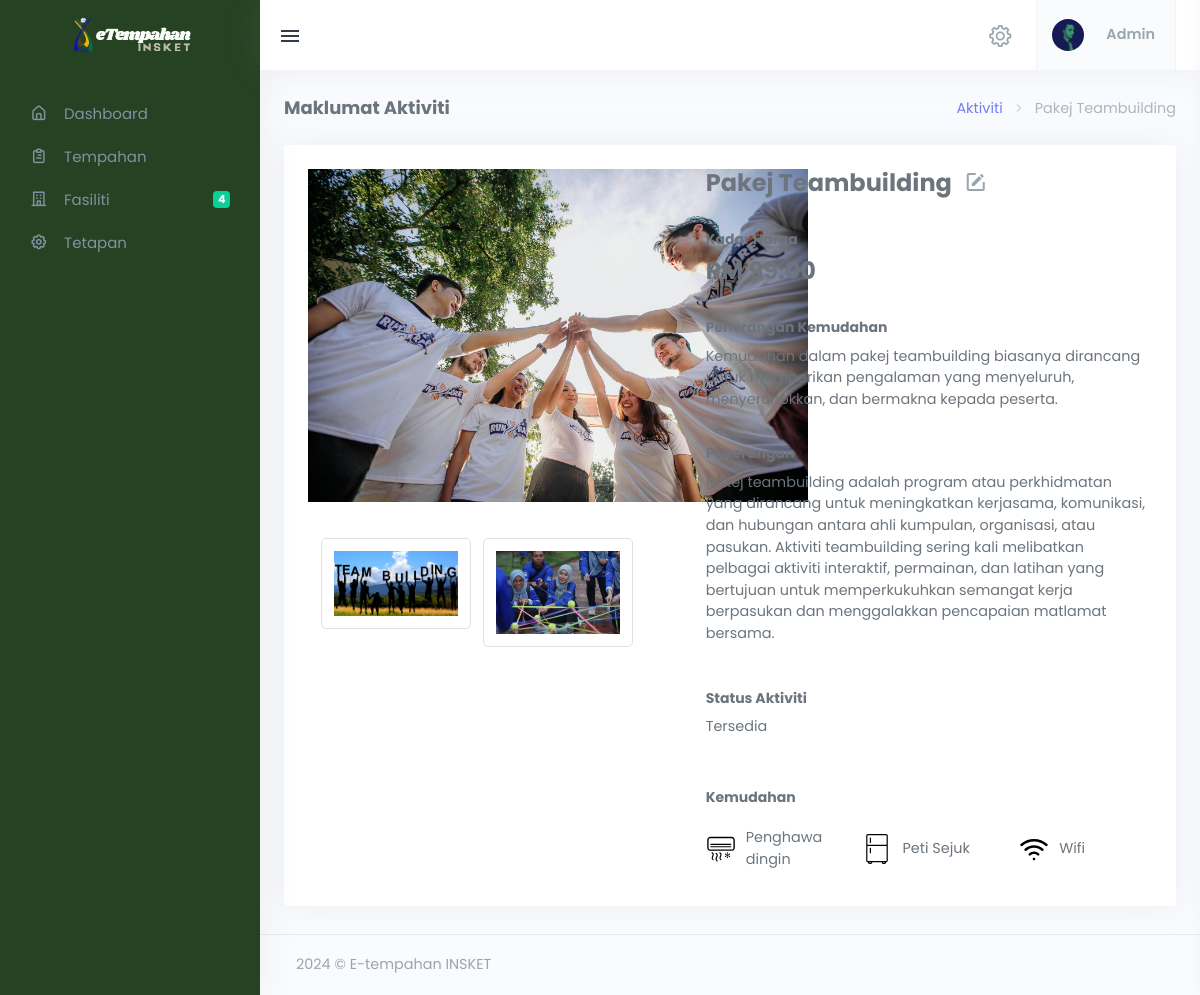
The app's page /adminDashboard/aktiviti_details.php?id_aktiviti=22 with its own data.
### tables this page shows
CREATE TABLE `aktiviti` (
  `id_aktiviti` int(11) NOT NULL,
  `nama_aktiviti` varchar(50) NOT NULL,
  `kadar_harga` decimal(10,2) NOT NULL,
  `penerangan_kemudahan` varchar(500) NOT NULL,
  `penerangan` varchar(550) NOT NULL,
  `status_aktiviti` enum('Tersedia','Tidak Tersedia') NOT NULL
);

CREATE TABLE `aktiviti_pic` (
  `id_gambar` int(11) NOT NULL,
  `jenis_gambar` varchar(50) NOT NULL,
  `url_gambar` text NOT NULL,
  `id_aktiviti` int(11) NOT NULL
);

CREATE TABLE `kemudahan` (
  `id_kemudahan` int(11) NOT NULL,
  `nama` varchar(25) NOT NULL,
  `icon_url` varchar(100) NOT NULL
);

### adminDashboard/aktiviti_details.php (the view, shortened to what this page needs)
<?php
include 'db-connect.php';
include 'controller/get_aktiviti.php';
?>
<!DOCTYPE html>
<html lang="en">
	<head>
        <link href="assets/css/vendor/dataTables.bootstrap5.css" rel="stylesheet" type="text/css" />
        <link href="assets/css/vendor/responsive.bootstrap5.css" rel="stylesheet" type="text/css" />
        <link href="assets/css/icons.min.css" rel="stylesheet" type="text/css" />
        <link href="assets/css/app.min.css" rel="stylesheet" type="text/css" id="app-style"/>
    </head>
    <body class="" data-layout-color="light" data-leftbar-theme="dark" data-layout-mode="fluid" data-rightbar-onstart="true">
        <div class="wrapper">
           <?php include 'partials/left-sidemenu.php';?>
            <div class="content-page">
                <div class="content">
					<?php include 'partials/topbar.php'; ?>
                    <div class="container-fluid">
					<?php
						if (isset($_GET['id_aktiviti'])) {
							$id_aktiviti = $_GET['id_aktiviti'];
						} else {
							echo '<div class="alert alert-danger">ID Aktiviti tidak ditemui.</div>';
								exit;
							}
							$query = "
								SELECT
									aktiviti.id_aktiviti,
									aktiviti.nama_aktiviti,
									aktiviti.kadar_harga,
									aktiviti.penerangan_kemudahan,
									aktiviti.penerangan,
									aktiviti.status_aktiviti,
									aktiviti_pic.url_gambar,
									aktiviti_pic.jenis_gambar
								FROM aktiviti
								LEFT JOIN aktiviti_pic ON aktiviti.id_aktiviti = aktiviti_pic.id_aktiviti
								WHERE aktiviti.id_aktiviti = ?
							";
							$stmt = $conn->prepare($query);
							$stmt->bind_param("i", $id_aktiviti);
							$stmt->execute();
							$result = $stmt->get_result();
							if ($result->num_rows > 0) {
								$utama_image = '';
								$banner_image = '';
								$tambahan_images = [];
								while ($row = $result->fetch_assoc()) {
									$id_aktiviti = $row['id_aktiviti'];
									$nama_aktiviti = $row['nama_aktiviti'];
									$kadar_harga = $row['kadar_harga'];
									$penerangan_kemudahan = $row['penerangan_kemudahan'];
									$penerangan = $row['penerangan'];
									$status_aktiviti = $row['status_aktiviti'];
									$url_gambar = $row['url_gambar'];
									$jenis_gambar = $row['jenis_gambar'];
									if ($jenis_gambar == 'Utama') {
										$utama_image = $url_gambar;
									} elseif ($jenis_gambar == 'Banner') {
										$banner_image = $url_gambar;
									} elseif ($jenis_gambar == 'Tambahan') {
										$tambahan_images[] = $url_gambar;
										}
								}
							} else {
								echo '<div class="alert alert-info">Tiada rekod aktiviti ditemui untuk ID Aktiviti: ' . $id_aktiviti . '.</div>';
								}
						?>
                        <div class="row">
                            <div class="col-12">
                                <div class="page-title-box">
                                    <div class="page-title-right">
                                        <ol class="breadcrumb m-0">
                                            <li class="breadcrumb-item"><a href="aktiviti.php">Aktiviti</a></li>
                                            <li class="breadcrumb-item active"><?php echo $nama_aktiviti; ?></li>
                                        </ol>
                                    </div>
                                    <h4 class="page-title">Maklumat Aktiviti</h4>
                                </div>
                            </div>
                        </div>
                        <div class="row">
                            <div class="col-12">
                                <div class="card">
                                    <div class="card-body">
                                        <div class="row">
											<div class="col-lg-5">
												<?php if ($utama_image): ?>
													<a href="javascript:void(0);" class="text-center d-block mb-4" onclick="showImage('controller/<?php echo $utama_image; ?>', 'Gambar Utama')">
														<img src="controller/<?php echo $utama_image; ?>"
															 class="img-fluid hover-effect"
															 style="max-width: 500px;"
															 alt="Gambar Utama" />
													</a>
												<?php endif; ?>
												<div class="d-lg-flex d-none justify-content-center">
													<?php if ($banner_image): ?>
														<a href="javascript:void(0);" class="text-center d-block mb-4" onclick="showImage('controller/<?php echo $banner_image; ?>', 'Gambar Banner')">
															<img src="controller/<?php echo $banner_image; ?>"
																 class="img-fluid img-thumbnail p-2 uniform-image hover-effect"
																 alt="Gambar Banner" />
														</a>
													<?php endif; ?>
													<?php if (!empty($tambahan_images)): ?>
														<?php foreach ($tambahan_images as $tambahan): ?>
															<a href="javascript:void(0);" class="ms-2" onclick="showImage('controller/<?php echo $tambahan; ?>', 'Gambar Tambahan')">
																<img src="controller/<?php echo $tambahan; ?>"
																	 class="img-fluid img-thumbnail p-2 uniform-image hover-effect"
																	 alt="Gambar Tambahan" />
															</a>
														<?php endforeach; ?>
													<?php else: ?>
														<p>Tiada gambar tambahan tersedia.</p>
													<?php endif; ?>
												</div>
											</div>
                                            <div class="col-lg-7">
                                                <form class="ps-lg-4">
                                                    <h3 class="mt-0"><?php echo $nama_aktiviti; ?><a href="kemaskini_aktiviti.php?id_aktiviti=<?php echo isset($id_aktiviti) ? $id_aktiviti : '0';?>" class="text-muted"><i class="mdi mdi-square-edit-outline ms-2"></i></a> </h3>
                                                    <div class="mt-4">
                                                        <h6 class="font-14">Kadar Harga</h6>
                                                        <h3><?php echo 'RM ' . $kadar_harga; ?></h3>
                                                    </div>
                                                    <div class="mt-4">
                                                        <h6 class="font-14">Penerangan Kemudahan</h6>
                                                        <p><?php echo $penerangan_kemudahan; ?></p>
                                                    </div>
                                                    <div class="mt-4">
                                                        <h6 class="font-14">Penerangan</h6>
                                                        <p><?php echo $penerangan; ?></p>
                                                    </div>
                                                    <div class="mt-4">
                                                        <div class="row">
                                                            <div class="col-md-4">
                                                                <h6 class="font-14">Status Aktiviti</h6>
                                                                <p class="text-sm lh-150"><?php echo $status_aktiviti; ?></p>
                                                            </div>
                                                        </div>
                                                    </div>
													<div class="mt-4">
														<h6 class="font-14">Kemudahan</h6>
														<div class="row">
															<?php
															$servername = "localhost";
															$username = "root";
															$password = "";
															$dbname = "tempahan_penginapan";
															$conn = new mysqli($servername, $username, $password, $dbname);
															$conn->set_charset("utf8");
															if (isset($_GET['id_aktiviti'])) {
																$id_aktiviti = $_GET['id_aktiviti'];
															} else {
																echo '<div class="alert alert-danger">ID Aktiviti tidak ditemui.</div>';
																exit;
															}
															$query = "
																SELECT k.nama, k.icon_url
																FROM kemudahan k
																JOIN aktiviti_kemudahan ak ON k.id_kemudahan = ak.id_kemudahan
																WHERE ak.id_aktiviti = '$id_aktiviti'
															";
															$result = $conn->query($query);
															if ($result->num_rows > 0) {
																while ($row = $result->fetch_assoc()) {
																	$nama = $row['nama'];
																	$icon_url = $row['icon_url'];
																	echo '<div class="col-4 d-flex align-items-center my-2">';
																	if ($icon_url) {
																		echo '<img src="../' . $icon_url . '" alt="' . htmlspecialchars($nama) . '" style="height: 30px; margin-right: 10px;">';
																	}
																	echo '<span>' . htmlspecialchars($nama) . '</span>';
																	echo '</div>';
																}
															} else {
																echo '<div class="col-12">Tiada kemudahan tersedia untuk aktiviti ini.</div>';
															}
															?>
														</div>
													</div>
                                                </form>
                                            </div>
                                        </div>
                                    </div>
                                </div>
                            </div>
                        </div>
                    </div>
                </div>
                <?php include 'partials/footer.php'; ?>
            </div>
        </div>
    </body>
</html>

### adminDashboard/aktiviti_details.php (style rules this page uses)
body { font-family: 'Poppins'; }
body[data-leftbar-theme=dark] { --ct-bg-leftbar: #254222; }
.hover-effect { transition: transform 0.3s ease, opacity 0.3s ease; cursor: pointer; }
.uniform-image { width: 200px; height: 200px; object-fit: cover; border-radius: 5px; }
.img-thumbnail { max-width: 150px; height: auto; object-fit: cover; }

### records on screen
aktiviti: nama_aktiviti "Pakej Teambuilding", kadar_harga "99.00", penerangan_kemudahan "Kemudahan dalam pakej teambuilding biasanya dirancang untuk memberikan pengalaman yang menyeluruh, menyeronokkan, dan bermakna kepada peserta.", penerangan "Pakej teambuilding adalah program atau perkhidmatan yang dirancang untuk meningkatkan kerjasama, komunikasi, dan hubungan antara ahli kumpulan, organisasi, atau pasukan. Aktiviti teambuilding sering kali melibatkan pelbagai aktiviti interaktif, permainan, dan latihan yang bertujuan untuk memperkukuhkan semangat kerja berpasukan dan menggalakkan pencapaian matlamat bersama.", status_aktiviti "Tersedia"
aktiviti_pic: url_gambar (picture)
aktiviti_pic: url_gambar (picture)
kemudahan: icon_url (picture), nama "Penghawa dingin"
kemudahan: icon_url (picture), nama "Peti Sejuk"
kemudahan: icon_url (picture), nama "Wifi"
